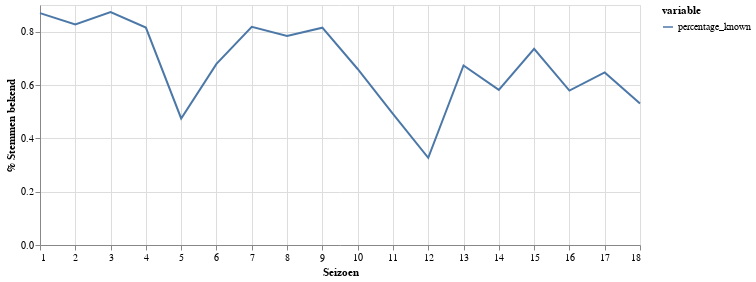

Here is the notebook cell this chart was saved with:
### Markdown cell above
## Welke informatie is beschikbaar?

Elke aflevering krijgen we sommige verdenkingen van deelnemers te zien. Als er heel weinig verdenkingen tijdens de aflevering worden gedeeld kunnen we waarschijnlijk niet hele betrouwbare conclusies trekken. We maken een grafiek waarin we berekenen hoeveel procent van de verdenkingen bekend is. 1 betekent dat we alle verdenkingen van alle deelnemers weten. De verdenkingen van de mol nemen we nu nog niet mee, die heeft natuurlijk hele andere motieven om iemand te 'verdenken'.

Het lijkt erop dat we als tv kijker iets minder te zien krijgen. Lag tot en met seizoen 9 het percentage nog rond de 80%, tegenwoordig moeten we het met 60% doen. Seizoen 5 en 12 zijn sowieso gekke uitschieters. Dit betekent dat we over deze seizoenen waarschijnlijk niet veel kunnen zeggen.

### Code cell
temp = result[['unknown_votes', 'num_participants']].groupby(result['season']).sum()
temp['percentage_known'] = (temp['num_participants'] - temp['unknown_votes']) / temp['num_participants']
show_progress(temp['percentage_known'], [1, 18], 'Seizoen', '% Stemmen bekend')

### Figure 1 — Vega-Lite specification as saved in the notebook (floating-point values rounded to 4 significant figures)
{"$schema": "https://vega.github.io/schema/vega-lite/v2.6.0.json", "config": {"view": {"height": 300, "width": 400}}, "data": {"name": "data-126858a23219fac848894ec2321425c5"}, "datasets": {"data-126858a23219fac848894ec2321425c5": [{"value": 0.8696, "variable": "percentage_known", "x": 1}, {"value": 0.8269, "variable": "percentage_known", "x": 2}, {"value": 0.8732, "variable": "percentage_known", "x": 3}, {"value": 0.8154, "variable": "percentage_known", "x": 4}, {"value": 0.4746, "variable": "percentage_known", "x": 5}, {"value": 0.6792, "variable": "percentage_known", "x": 6}, {"value": 0.8182, "variable": "percentage_known", "x": 7}, {"value": 0.7843, "variable": "percentage_known", "x": 8}, {"value": 0.8148, "variable": "percentage_known", "x": 9}, {"value": 0.66, "variable": "percentage_known", "x": 10}, {"value": 0.4915, "variable": "percentage_known", "x": 11}, {"value": 0.3269, "variable": "percentage_known", "x": 12}, {"value": 0.6731, "variable": "percentage_known", "x": 13}, {"value": 0.5818, "variable": "percentage_known", "x": 14}, {"value": 0.7358, "variable": "percentage_known", "x": 15}, {"value": 0.5789, "variable": "percentage_known", "x": 16}, {"value": 0.6471, "variable": "percentage_known", "x": 17}, {"value": 0.5306, "variable": "percentage_known", "x": 18}]}, "encoding": {"color": {"field": "variable", "type": "nominal"}, "x": {"axis": {"domain": true}, "field": "x", "scale": {"domain": [1, 18]}, "title": "Seizoen", "type": "quantitative"}, "y": {"field": "value", "title": "% Stemmen bekend", "type": "quantitative"}}, "height": 240, "mark": "line", "width": 600}
